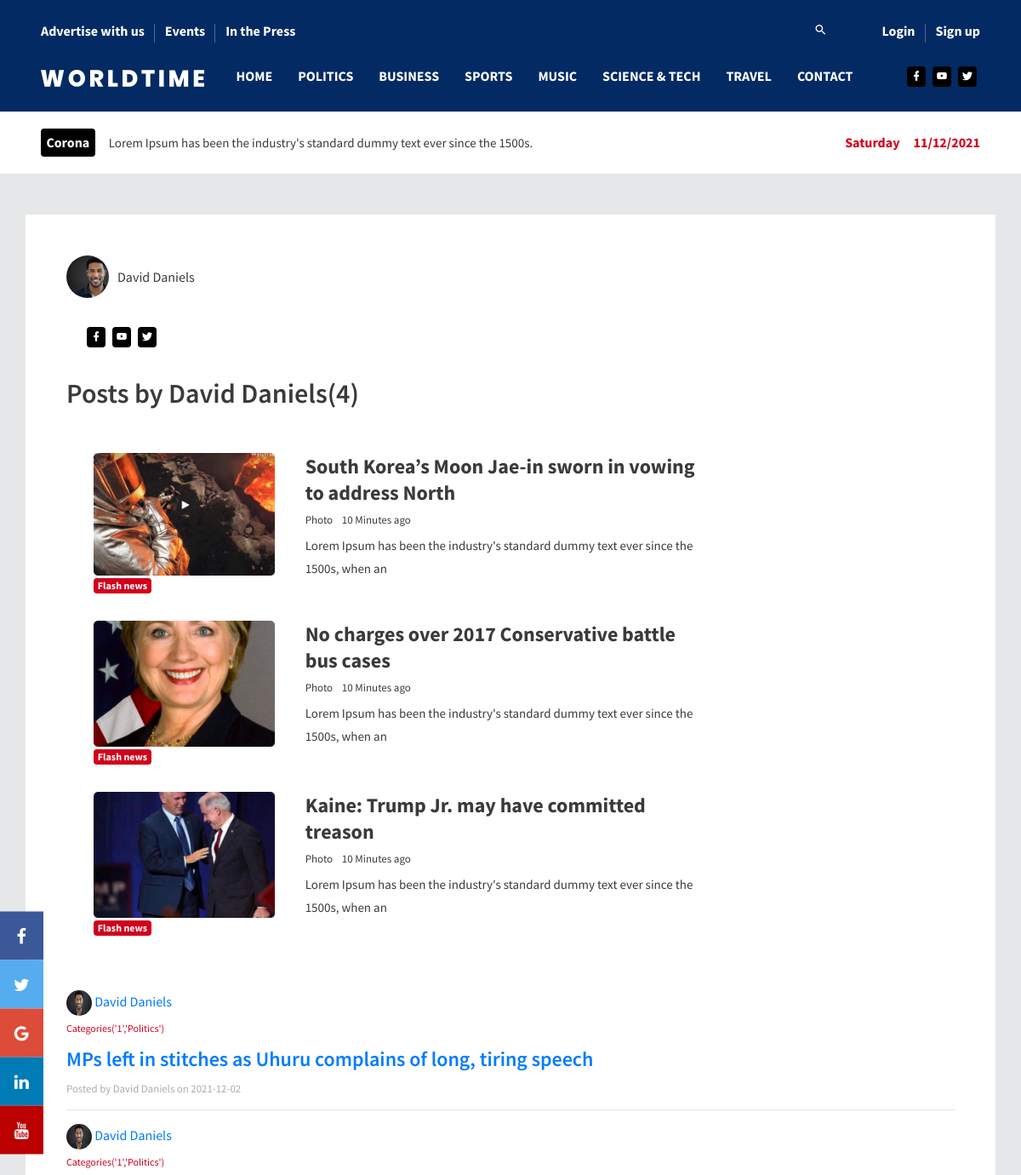
The app's page /author/David Daniels (upper part), older data.
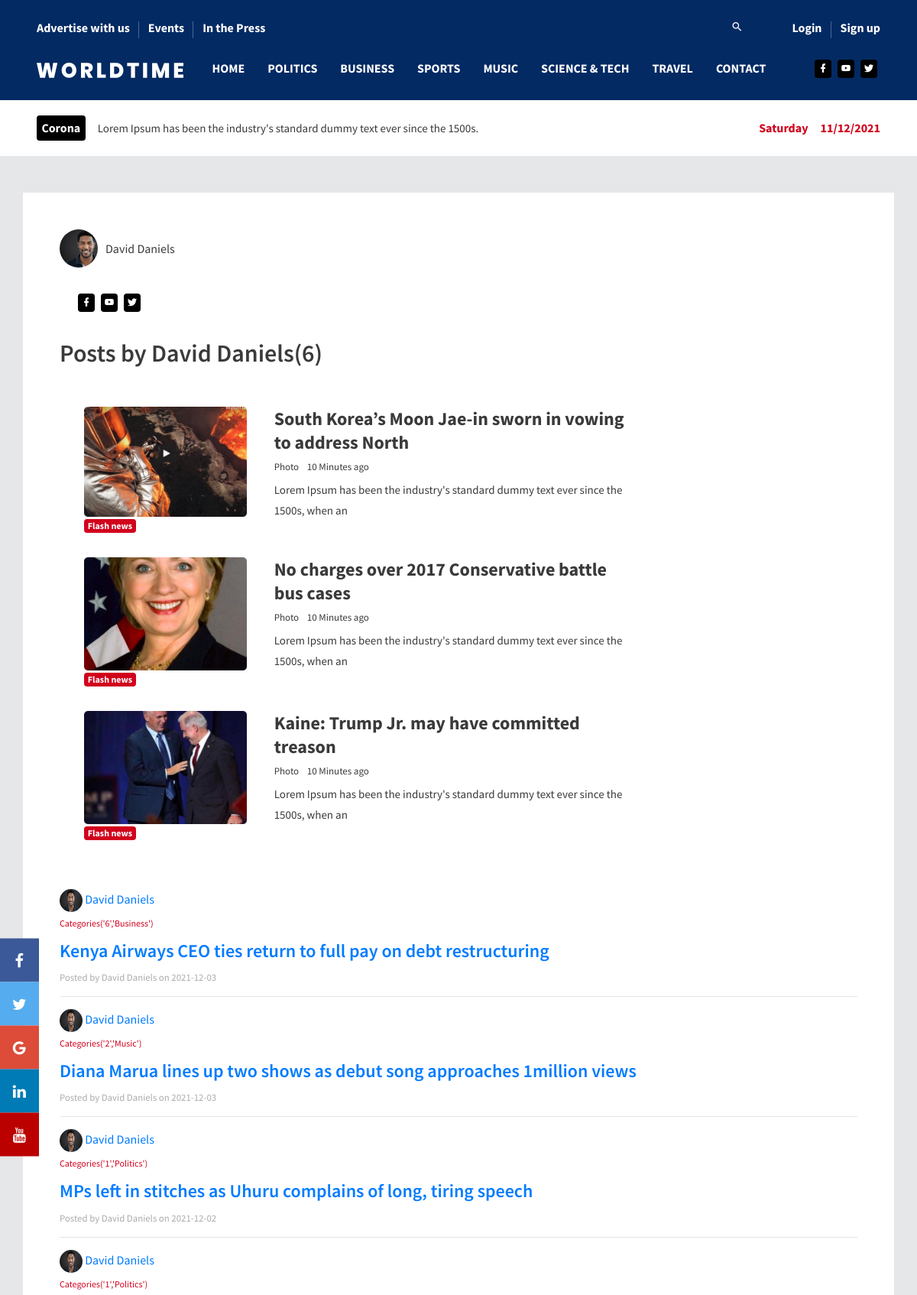
The same page, newer data.
### app/models.py (models this page shows, shortened)
class Users(db.Model, UserMixin):
    id = db.Column(db.Integer,primary_key = True)
    username = db.Column(db.String(20), unique = True, nullable = False)
    email = db.Column(db.String(120), unique =True, nullable = False)
    profile_pic = db.Column(db.String(20), nullable = False, default = 'avatar.png')
    password = db.Column(db.String(100), nullable = False)
    bio = db.Column(db.String(500))
    admin = db.Column(db.Boolean, nullable = False, default = False)
    posts = db.relationship('Articles', backref = 'author', lazy = True)
    videos = db.relationship('Videos', backref = 'vid_author', lazy = True)
    article_comments = db.relationship('Articlecomments', backref='writer',lazy=True)
    video_comments = db.relationship('Videocomments', backref='its_writer',lazy=True)
    post_author = db.Column(db.Boolean, nullable=False, default=False)
    address = db.Column(db.String(50))
    phone_number = db.Column(db.String(50))
    city = db.Column(db.String(50))
    facebook = db.Column(db.String(50))
    twitter = db.Column(db.String(50))
    instagram = db.Column(db.String(50))
    youtube = db.Column(db.String(50))

class Articles(db.Model):
    id = db.Column(db.Integer, primary_key = True)
    title = db.Column(db.String(100), nullable = False)
    category_id = db.Column(db.Integer, db.ForeignKey('categories.id'), nullable = False)
    content = db.Column(db.Text, nullable = False)
    date_posted = db.Column(db.DateTime, nullable = False, default = datetime.utcnow)
    user_id = db.Column(db.Integer, db.ForeignKey('users.id'), nullable = False)
    cover_img = db.Column(db.String(100), nullable = False)
    pic_desc = db.Column(db.String(100), nullable = False)
    users_comments = db.relationship('Articlecomments', backref = 'its_article', lazy = True)

class Categories(db.Model):
    id = db.Column(db.Integer, primary_key=True)
    categoryname = db.Column(db.String(200), nullable = False,unique=True)
    articles = db.relationship('Articles', backref = 'category', lazy = True)
    videos = db.relationship('Videos', backref = 'category', lazy = True)
    tags = db.relationship('Tags', backref = 'its_category', lazy = True)
    def __repr__(self):
        return f"Categories('{self.id}','{self.categoryname}')"

### app/routes.py (the view)
@app.route('/author/<string:username>')
def author_posts(username):
    page = request.args.get('page', 1, type=int)
    user = Users.query.filter_by(username=username).first_or_404()
    articles = Articles.query.filter_by(author=user)\
        .order_by(Articles.date_posted.desc())\
        .paginate(per_page=20, page=page)
    return render_template('author_posts.html',articles = articles, user=user)

### app/templates/author_posts.html (shortened to what this page needs)
{% extends "layout.html" %}
{% block body %}
<div style="background-color: white;" class="container mb-5 mt-5 p-5">
    <div>
      <div class="chip">
        <div style="background-image: url('../static/imgs/profile_pics/{{ user.profile_pic }}');" class="chip-img"></div>
        {{ user.username }}
      </div>
      <div class="p-1 mt-3">
      <ul class="social-media mb-3 p-3">
        <li>
          <a href="#">
            <i class="mdi mdi-facebook"></i>
          </a>
        </li>
        <li>
          <a href="#">
            <i class="mdi mdi-youtube"></i>
          </a>
        </li>
        <li>
          <a href="#">
            <i class="mdi mdi-twitter"></i>
          </a>
        </li>
      </ul>
    </div>
      <h1 class="mb-3">Posts by {{ user.username }}({{ articles.total }})</h1>
    </div>
    <div class="row" data-aos="fade-up">
        <div class="col-lg-9 stretch-card grid-margin">
          <div class="card">
            <div class="card-body">
              <div class="row">
                <div class="col-sm-4 grid-margin">
                  <div class="position-relative">
                    <div class="rotate-img">
                      <img
                        src="{{ url_for('static', filename = 'assets/images/dashboard/home_4.jpg') }}"
                        alt="thumb"
                        class="img-fluid"
                      />
                    </div>
                    <div class="badge-positioned">
                      <span class="badge badge-danger font-weight-bold"
                        >Flash news</span
                      >
                    </div>
                  </div>
                </div>
                <div class="col-sm-8  grid-margin">
                  <h2 class="mb-2 font-weight-600">
                    South Korea’s Moon Jae-in sworn in vowing to address
                    North
                  </h2>
                  <div class="fs-13 mb-2">
                    <span class="mr-2">Photo </span>10 Minutes ago
                  </div>
                  <p class="mb-0">
                    Lorem Ipsum has been the industry's standard dummy
                    text ever since the 1500s, when an
                  </p>
                </div>
              </div>
              <div class="row">
                <div class="col-sm-4 grid-margin">
                  <div class="position-relative">
                    <div class="rotate-img">
                      <img
                        src="{{ url_for('static', filename = 'assets/images/dashboard/home_5.jpg') }}"
                        alt="thumb"
                        class="img-fluid"
                      />
                    </div>
                    <div class="badge-positioned">
                      <span class="badge badge-danger font-weight-bold"
                        >Flash news</span
                      >
                    </div>
                  </div>
                </div>
                <div class="col-sm-8  grid-margin">
                  <h2 class="mb-2 font-weight-600">
                    No charges over 2017 Conservative battle bus cases
                  </h2>
                  <div class="fs-13 mb-2">
                    <span class="mr-2">Photo </span>10 Minutes ago
                  </div>
                  <p class="mb-0">
                    Lorem Ipsum has been the industry's standard dummy
                    text ever since the 1500s, when an
                  </p>
                </div>
              </div>
              <div class="row">
                <div class="col-sm-4">
                  <div class="position-relative">
                    <div class="rotate-img">
                      <img
                        src="{{ url_for('static', filename = 'assets/images/dashboard/home_6.jpg') }}"
                        alt="thumb"
                        class="img-fluid"
                      />
                    </div>
                    <div class="badge-positioned">
                      <span class="badge badge-danger font-weight-bold"
                        >Flash news</span
                      >
                    </div>
                  </div>
                </div>
                <div class="col-sm-8">
                  <h2 class="mb-2 font-weight-600">
                    Kaine: Trump Jr. may have committed treason
                  </h2>
                  <div class="fs-13 mb-2">
                    <span class="mr-2">Photo </span>10 Minutes ago
                  </div>
                  <p class="mb-0">
                    Lorem Ipsum has been the industry's standard dummy
                    text ever since the 1500s, when an
                  </p>
                </div>
              </div>
            </div>
          </div>
        </div>
      </div>
    {% for article in articles.items %}
    <a href="{{ url_for('user_posts',username=article.author.username) }}">
        <img style="border-radius: 50%;width: 30px;height: 30px;"
            src="{{ url_for('static',filename='imgs/profile_pics/' + article.author.profile_pic )}}">
        <span>{{ article.author.username }}</span>
    </a>
    <p><small class="text-danger">{{ article.category }}</small></p>
    <h2><a href="{{ url_for('post', id = article.id) }}">{{ article.title }}</a></h2>
    <small class="text-muted">Posted by {{ article.author.username }} on {{ article.date_posted.strftime('%Y-%m-%d')
        }}</small>
    <hr>
    {% endfor %}
</div>
{% endblock %}

### app/templates/layout.html (shortened to what this page needs)
<!DOCTYPE html>
<html lang="en">
<head>
  <link rel="stylesheet" href="https://maxcdn.bootstrapcdn.com/bootstrap/4.5.2/css/bootstrap.min.css">
  <link rel="stylesheet" href="https://use.fontawesome.com/releases/v5.7.0/css/all.css"
>
  <link rel="stylesheet" href="https://cdnjs.cloudflare.com/ajax/libs/font-awesome/4.7.0/css/font-awesome.min.css">
  <link rel="stylesheet"
    href="{{ url_for('static', filename = 'assets/vendors/mdi/css/materialdesignicons.min.css') }}" />
  <link rel="stylesheet" href="{{ url_for('static', filename = 'assets/vendors/aos/dist/aos.css/aos.css') }}" />
  <link rel="stylesheet" href="{{ url_for('static', filename = 'assets/css/style.css') }}">
  <link rel="stylesheet" href="{{ url_for('static', filename = 'assets/css/additional.css') }}">
</head>
<body style="background-color: #e6e7e8;">
  <div>
    <div class="container-scroller">
      <div class="main-panel">
        <header id="header">
          <div class="container">
            <nav class="navbar navbar-expand-lg navbar-light">
              <div class="navbar-top">
                <div class="d-flex justify-content-between align-items-center">
                  <ul class="navbar-top-left-menu">
                    <li class="nav-item">
                      <a href="#" class="nav-link">Advertise with us</a>
                    </li>
                    <li class="nav-item">
                      <a href="#" class="nav-link">Events</a>
                    </li>
                    <li class="nav-item">
                      <a href="#" class="nav-link">In the Press</a>
                    </li>
                  </ul>
                  <ul class="navbar-top-right-menu">
                    <li class="nav-item">
                      <div class="nav-link">
                        <span onclick="openNav()"><i class="mdi mdi-magnify"></i></span>
                      </div>
                    </li>
                    {% if current_user.is_authenticated %}
                    <li class="nav-item">
                      <a href="{{ url_for('account') }}" class="nav-link">
                        <div style="
                        width: 40px;
                        height: 40px;
                        border-radius: 50%;
                        background-image: url('../static/imgs/profile_pics/{{ current_user.profile_pic }}');
                        background-position: center;
                        background-size: cover;">
                        </div>
                      </a>
                    </li>
                    {% else %}
                    <li class="nav-item">
                      <a href="{{ url_for('login') }}" class="nav-link">Login</a>
                    </li>
                    <li class="nav-item">
                      <a href="{{ url_for('register') }}" class="nav-link">Sign up</a>
                    </li>
                    {% endif %}
                  </ul>
                </div>
              </div>
              <div class="navbar-bottom">
                <div class="d-flex justify-content-between align-items-center">
                  <div>
                    <a class="navbar-brand" href="{{ url_for('index') }}">
                      <img src="{{ url_for('static', filename = 'assets/images/logo.svg') }}" />
                    </a>
                  </div>
                  <div>
                    <div class="navbar-collapse justify-content-center collapse" id="navbarSupportedContent">
                      <ul class="navbar-nav d-lg-flex justify-content-between align-items-center">
                        <li class="nav-item active">
                          <a class="nav-link" href="{{ url_for('index') }}">Home</a>
                        </li>
                        <li class="nav-item">
                          <a class="nav-link" href="{{ url_for('categories', category_id=1) }}">POLITICS</a>
                        </li>
                        <li class="nav-item">
                          <a class="nav-link" href="{{ url_for('categories', category_id=6) }}">Business</a>
                        </li>
                        <li class="nav-item">
                          <a class="nav-link" href="{{ url_for('categories', category_id=3) }}">Sports</a>
                        </li>
                        <li class="nav-item">
                          <a class="nav-link" href="{{ url_for('categories', category_id=2) }}">Music</a>
                        </li>
                        <li class="nav-item">
                          <a class="nav-link" href="{{ url_for('categories', category_id=7) }}">Science & Tech</a>
                        </li>
                        <li class="nav-item">
                          <a class="nav-link" href="{{ url_for('categories', category_id=5) }}">Travel</a>
                        </li>
                        <li class="nav-item">
                          <a class="nav-link" href="{{ url_for('contact') }}">Contact</a>
                        </li>
                      </ul>
                    </div>
                  </div>
                  <ul class="social-media">
                    <li>
                      <a href="#">
                        <i class="mdi mdi-facebook"></i>
                      </a>
                    </li>
                    <li>
                      <a href="#">
                        <i class="mdi mdi-youtube"></i>
                      </a>
                    </li>
                    <li>
                      <a href="#">
                        <i class="mdi mdi-twitter"></i>
                      </a>
                    </li>
                  </ul>
                </div>
              </div>
            </nav>
          </div>
        </header>
        <div class="flash-news-banner">
          <div class="container">
            <div class="d-lg-flex align-items-center justify-content-between">
              <div class="d-flex align-items-center">
                <span class="badge badge-dark mr-3">Corona</span>
                <p class="mb-0">
                  Lorem Ipsum has been the industry's standard dummy text ever
                  since the 1500s.
                </p>
              </div>
              <div class="d-flex">
                <span id="day" class="mr-3 text-danger"></span>
                <span id="date" class="text-danger"></span>
              </div>
            </div>
          </div>
        </div>
        <div class="icon-bar">
          <a href="#" class="facebook"><i class="fa fa-facebook"></i></a>
          <a href="#" class="twitter"><i class="fa fa-twitter"></i></a>
          <a href="#" class="google"><i class="fa fa-google"></i></a>
          <a href="#" class="linkedin"><i class="fa fa-linkedin"></i></a>
          <a href="#" class="youtube"><i class="fa fa-youtube"></i></a>
        </div>
        {% block body %}{% endblock body %}
      </div>
    </div>
  </div>
</body>
</html>

### app/static/assets/css/additional.css (style rules this page uses)
.icon-bar { position: fixed; top: 50%; z-index: 999; -webkit-transform: translateY(-50%); -ms-transform: translateY(-50%); transform: translateY(-50%); }
.icon-bar a { display: block; text-align: center; padding: 16px; transition: all 0.3s ease; color: white; font-size: 20px; }
.facebook { background: #3B5998; color: white; }
.twitter { background: #55ACEE; color: white; }
.google { background: #dd4b39; color: white; }
.linkedin { background: #007bb5; color: white; }
.youtube { background: #bb0000; color: white; }
.chip { display: inline-block; padding: 0 25px; height: 50px; font-size: 16px; line-height: 50px; border-radius: 25px; }
.chip-img { float: left; margin: 0 10px 0 -25px; height: 50px; width: 50px; border-radius: 50%; background-repeat: no-repeat; background-size: cover; }

Row changes from the older to the newer data that the page shows:
added Articles: profile_pic (picture), author.username "David Daniels", category "Categories('6','Business')", title "Kenya Airways CEO ties return to full pay on debt restructuring", date_posted "2021-12-03"
added Articles: profile_pic (picture), author.username "David Daniels", category "Categories('2','Music')", title "Diana Marua lines up two shows as debut song approaches 1million views", date_posted "2021-12-03"
Text that changed along with them:
{{ articles.total }}: "4" → "6"
